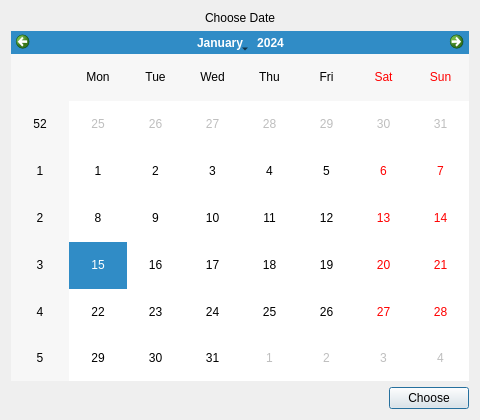
<?xml version="1.0" encoding="UTF-8"?>
<ui version="4.0">
 <class>DateChoose</class>
 <widget class="QDialog" name="DateChoose">
  <property name="geometry">
   <rect>
    <x>0</x>
    <y>0</y>
    <width>480</width>
    <height>420</height>
   </rect>
  </property>
  <property name="minimumSize">
   <size>
    <width>480</width>
    <height>420</height>
   </size>
  </property>
  <property name="maximumSize">
   <size>
    <width>480</width>
    <height>420</height>
   </size>
  </property>
  <property name="windowTitle">
   <string>Choose Date</string>
  </property>
  <property name="modal">
   <bool>true</bool>
  </property>
  <layout class="QVBoxLayout" name="verticalLayout">
   <item>
    <widget class="QLabel" name="info_lbl_1">
     <property name="text">
      <string>Choose Date</string>
     </property>
     <property name="alignment">
      <set>Qt::AlignCenter</set>
     </property>
    </widget>
   </item>
   <item>
    <widget class="QCalendarWidget" name="calendar"/>
   </item>
   <item>
    <layout class="QHBoxLayout" name="hlayout_1">
     <item>
      <spacer name="hSpacer_1">
       <property name="orientation">
        <enum>Qt::Horizontal</enum>
       </property>
       <property name="sizeHint" stdset="0">
        <size>
         <width>40</width>
         <height>20</height>
        </size>
       </property>
      </spacer>
     </item>
     <item>
      <widget class="QPushButton" name="done_btn">
       <property name="sizePolicy">
        <sizepolicy hsizetype="Minimum" vsizetype="Minimum">
         <horstretch>0</horstretch>
         <verstretch>0</verstretch>
        </sizepolicy>
       </property>
       <property name="text">
        <string>Choose</string>
       </property>
      </widget>
     </item>
    </layout>
   </item>
  </layout>
 </widget>
 <resources/>
 <connections/>
</ui>
